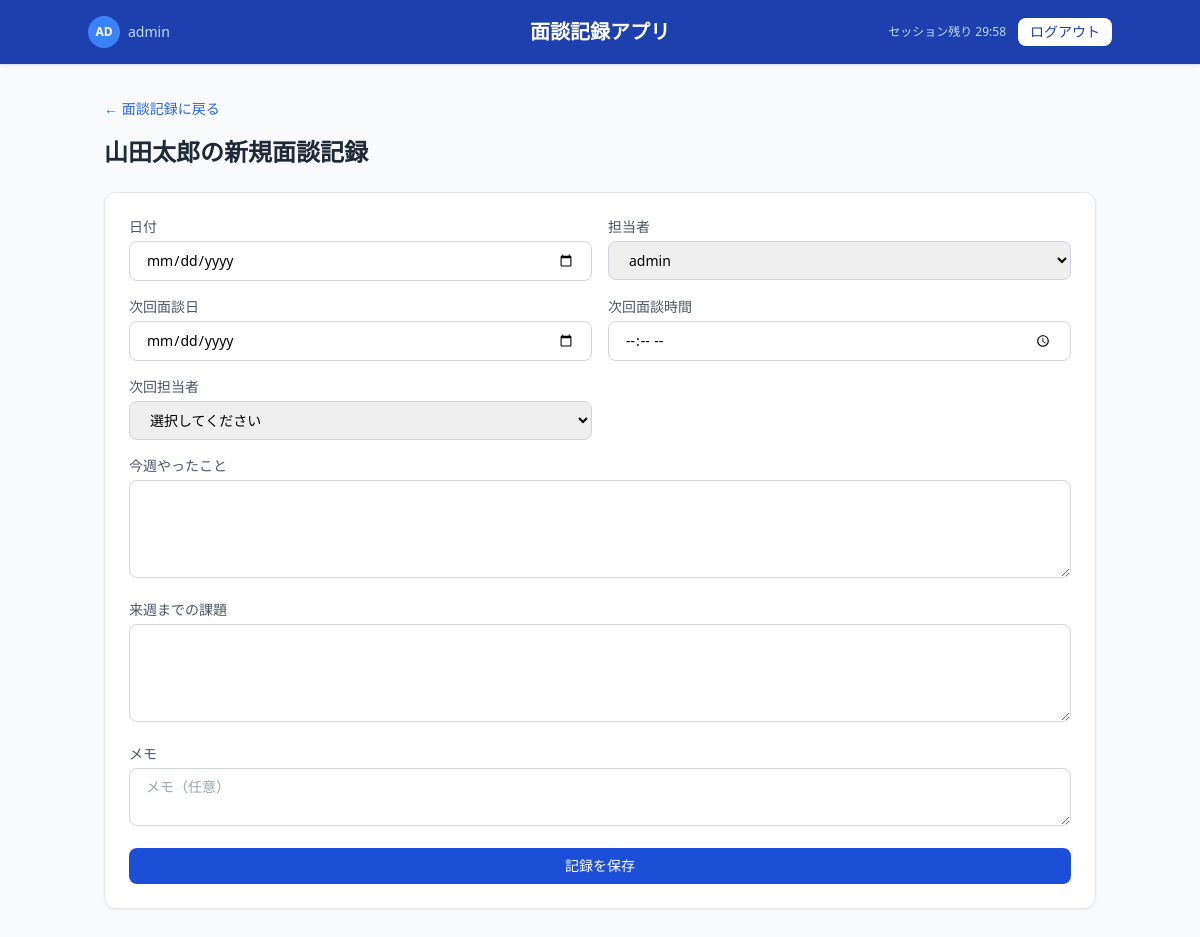
The page /add_record/1 (signed in) on the database its author committed.
### app.py (models this page shows, shortened)
class User(UserMixin, db.Model):
    id = db.Column(db.Integer, primary_key=True)
    code = db.Column(db.String(50), unique=True, nullable=False)
    password_hash = db.Column(db.String(200), nullable=False)
    is_admin = db.Column(db.Boolean, default=False)

class Student(db.Model):
    id = db.Column(db.Integer, primary_key=True)
    name = db.Column(db.String(100), nullable=False)
    grade = db.Column(db.String(50), nullable=False)
    school = db.Column(db.String(100), nullable=False)
    records = db.relationship('Record', backref='student', lazy=True)

### app.py (the view, shortened to what this page needs)
@app.route('/add_record/<int:student_id>', methods=['GET', 'POST'])
@login_required
def add_record(student_id):
    student = Student.query.get_or_404(student_id)
    error = None
    form_data = {}
    users = User.query.all()
    return render_template('add_record.html', student=student, error=error, form_data=form_data, users=users)

### app.py (called while the page is built)
@login_manager.user_loader
def load_user(user_id):
    return User.query.get(int(user_id))

### templates/add_record.html (shortened to what this page needs)
<!DOCTYPE html>
<html lang="ja">
<head>
    <script src="https://cdn.tailwindcss.com"></script>
</head>
<body class="bg-gray-50 min-h-screen">
    <header class="bg-blue-800 text-white px-6 py-4 shadow">
        <div class="flex items-center justify-between max-w-5xl mx-auto">
            <div class="flex items-center gap-3">
                <a href="/change_password" class="flex items-center gap-2 hover:opacity-80">
                    <div class="w-8 h-8 rounded-full bg-blue-500 flex items-center justify-center text-xs font-semibold">
                        {{ current_user.code[:2].upper() }}
                    </div>
                    <span class="text-sm text-blue-200">{{ current_user.code }}</span>
                </a>
            </div>
            <h1 class="text-xl font-semibold absolute left-1/2 transform -translate-x-1/2">面談記録アプリ</h1>
            <div class="flex items-center gap-3">
                <span id="session-timer" class="text-xs text-blue-200"></span>
                <a href="/logout" class="text-sm bg-white text-blue-800 px-3 py-1 rounded-lg hover:bg-blue-50 transition font-medium">ログアウト</a>
            </div>
        </div>
    </header>
    <main class="max-w-5xl mx-auto px-4 py-8">
        <a href="/student/{{ student.id }}" class="text-blue-600 text-sm hover:underline">← 面談記録に戻る</a>
        <h2 class="text-2xl font-semibold text-gray-800 mt-4 mb-6">{{ student.name }}の新規面談記録</h2>
        <div class="bg-white rounded-xl shadow-sm border border-gray-200 p-6">
            <form action="/add_record/{{ student.id }}" method="POST" class="space-y-4">
                <div class="grid grid-cols-2 gap-4">
                    <div>
                        <label class="block text-sm text-gray-600 mb-1">日付</label>
                        <input type="date" name="date" required value="{{ form_data.get('date', '') }}"
                            class="w-full border border-gray-300 rounded-lg px-4 py-2 text-sm focus:outline-none focus:ring-2 focus:ring-blue-500">
                    </div>
                    <div>
                        <label class="block text-sm text-gray-600 mb-1">担当者</label>
                        <select name="instructor" required
                            class="w-full border border-gray-300 rounded-lg px-4 py-2 text-sm focus:outline-none focus:ring-2 focus:ring-blue-500">
                            {% for u in users %}
                            <option value="{{ u.code }}" {% if form_data.get('instructor', current_user.code) == u.code %}selected{% endif %}>
                                {{ u.code }}
                            </option>
                            {% endfor %}
                        </select>
                    </div>
                    <div>
                        <label class="block text-sm text-gray-600 mb-1">次回面談日</label>
                        <input type="date" name="next_meeting_date" required
                            value="{{ form_data.get('next_meeting_date', '') }}"
                            class="w-full border border-gray-300 rounded-lg px-4 py-2 text-sm focus:outline-none focus:ring-2 focus:ring-blue-500">
                    </div>
                    <div>
                        <label class="block text-sm text-gray-600 mb-1">次回面談時間</label>
                        <input type="time" name="next_meeting_time" required
                            value="{{ form_data.get('next_meeting_time', '') }}"
                            class="w-full border border-gray-300 rounded-lg px-4 py-2 text-sm focus:outline-none focus:ring-2 focus:ring-blue-500">
                    </div>
                    <div>
                        <label class="block text-sm text-gray-600 mb-1">次回担当者</label>
                        <select name="next_instructor" required
                            class="w-full border border-gray-300 rounded-lg px-4 py-2 text-sm focus:outline-none focus:ring-2 focus:ring-blue-500">
                            <option value="" disabled {% if not form_data.get('next_instructor') %}selected{% endif %}>選択してください</option>
                        </select>
                    </div>
                </div>
                <div>
                    <label class="block text-sm text-gray-600 mb-1">今週やったこと</label>
                    <textarea name="deliverables" rows="4" required
                        class="w-full border border-gray-300 rounded-lg px-4 py-2 text-sm focus:outline-none focus:ring-2 focus:ring-blue-500">{{ form_data.get('deliverables', '') }}</textarea>
                </div>
                <div>
                    <label class="block text-sm text-gray-600 mb-1">来週までの課題</label>
                    <textarea name="assignment" rows="4" required
                        class="w-full border border-gray-300 rounded-lg px-4 py-2 text-sm focus:outline-none focus:ring-2 focus:ring-blue-500">{{ form_data.get('assignment', '') }}</textarea>
                </div>
                <div>
                    <label class="block text-sm text-gray-600 mb-1">メモ</label>
                    <textarea name="memo" rows="2" placeholder="メモ（任意）"
                        class="w-full border border-gray-300 rounded-lg px-4 py-2 text-sm focus:outline-none focus:ring-2 focus:ring-blue-500">{{ form_data.get('memo', '') }}</textarea>
                </div>
                <button type="submit"
                    class="w-full bg-blue-700 text-white py-2 rounded-lg text-sm hover:bg-blue-800 transition">
                    記録を保存
                </button>
            </form>
        </div>
    </main>
</body>
</html>

### rows shown on the page
User: code "AD", code "admin"
Student: name "山田太郎"

### other values the page prints
form field instructor "admin"
